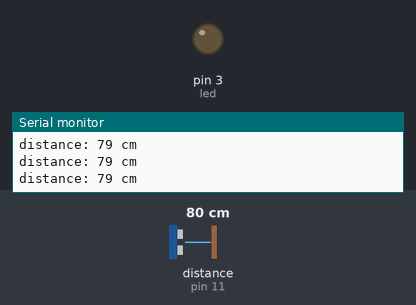
Bench run of a sketch on a simulated Arduino Uno, built with avr-gcc and run on an emulated ATmega328P. On the bench: output pins drawn as LEDs (lit = HIGH), the last lines printed to the serial monitor. Wiring (inferred from the names in the program): ultrasonic range finder: trigger pin 9; echo pin 11. Inputs (shaded band) come from the test bench; at power-on: distance to the obstacle (sensor on pin 11) 80 cm. The echo pulse lasts 58.3 µs per cm; pins used as bus, display or sensor lines are not drawn.

Above: at 1.2 s.
1.3 s: distance to the obstacle (sensor on pin 11) set to 57 cm
2.8 s: distance to the obstacle (sensor on pin 11) set to 47 cm
At 3.8 s:
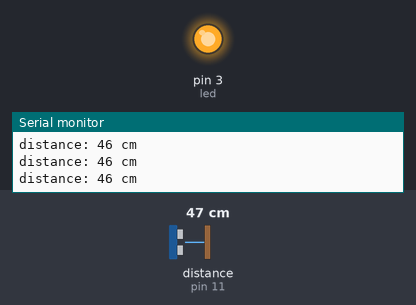
4.3 s: distance to the obstacle (sensor on pin 11) set to 60 cm
At 5.1 s:
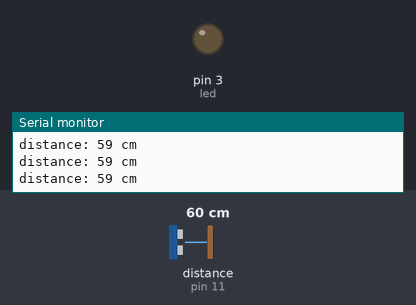
7.3 s: distance to the obstacle (sensor on pin 11) set to 2 cm
At 8.7 s:
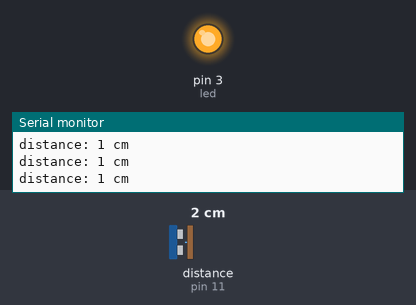
Timing chart, 0 to 9.8 s (numbered marks = the images above; inputs shaded):
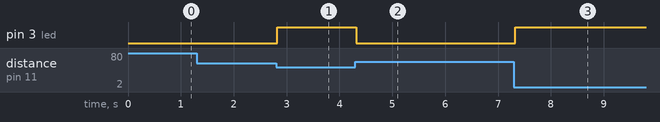

Measured:
- the behaviour switches between 52 and 51 cm on distance to the obstacle (sensor on pin 11) (found by bisection; images 0 and 1)
- after the input at 2.8 s, pin 3 (led): LOW → HIGH at once
- after the input at 4.3 s, pin 3 (led): HIGH → LOW at once
- after the input at 7.3 s, pin 3 (led): LOW → HIGH at once

The sketch:

code.ino
```cpp
#define trig_pin 9  //since trigger pin is connected to digital pin 9
#define echo_pin 11 //since echo pin is connected to digital pin 11

int led = 3;        //led connected to digital pin 3
long t;             // variable to measure time taken (t)
int d;              // variable to measure distance between the sensor and the object

void setup() {
  // put your setup code here, to run once:

pinMode(trig_pin, OUTPUT);  //trigger pin is an output pin
pinMode(echo_pin, INPUT);   //echo pin is an input pin

pinMode(led, OUTPUT);

Serial.begin(9600);         //starting communication with the serial monitor

}

void loop() {
  // put your main code here, to run repeatedly:

digitalWrite(trig_pin, LOW);
delayMicroseconds(2);

digitalWrite(trig_pin, HIGH);      //this is when the sensor transmits high frequency wave
delayMicroseconds(10);
digitalWrite(trig_pin, LOW);

t = pulseIn(echo_pin, HIGH);       //this is when the sensor recieves signal

d = t*(0.034/2);                   /*speed of sound in air is 340 m/s. since time is calculated in micro seconds, thus speed of sound is equivalent to 0.034 cm/(micro)s.
                                   thus while calculating distance, distance = speed * time.
                                   since distance traversed by the wave is twice the actual distance, (transmitting and recieving),
                                   thus, the distance calcuted is divided by 2, so as to get the original lentgh between the sensor and the obstacle. */

if(d<=50){                        // if distance is less than or equal to 50 cm

  Serial.print("distance: ");
  Serial.print(d);
  Serial.print(" cm \n");

  digitalWrite(led, HIGH);        //led glows bright

}else{                            //if distance is greater than 50 cm

  Serial.print("distance: ");
  Serial.print(d);
  Serial.print(" cm \n");

  digitalWrite(led, LOW);         //led glows dim
}
}
```
